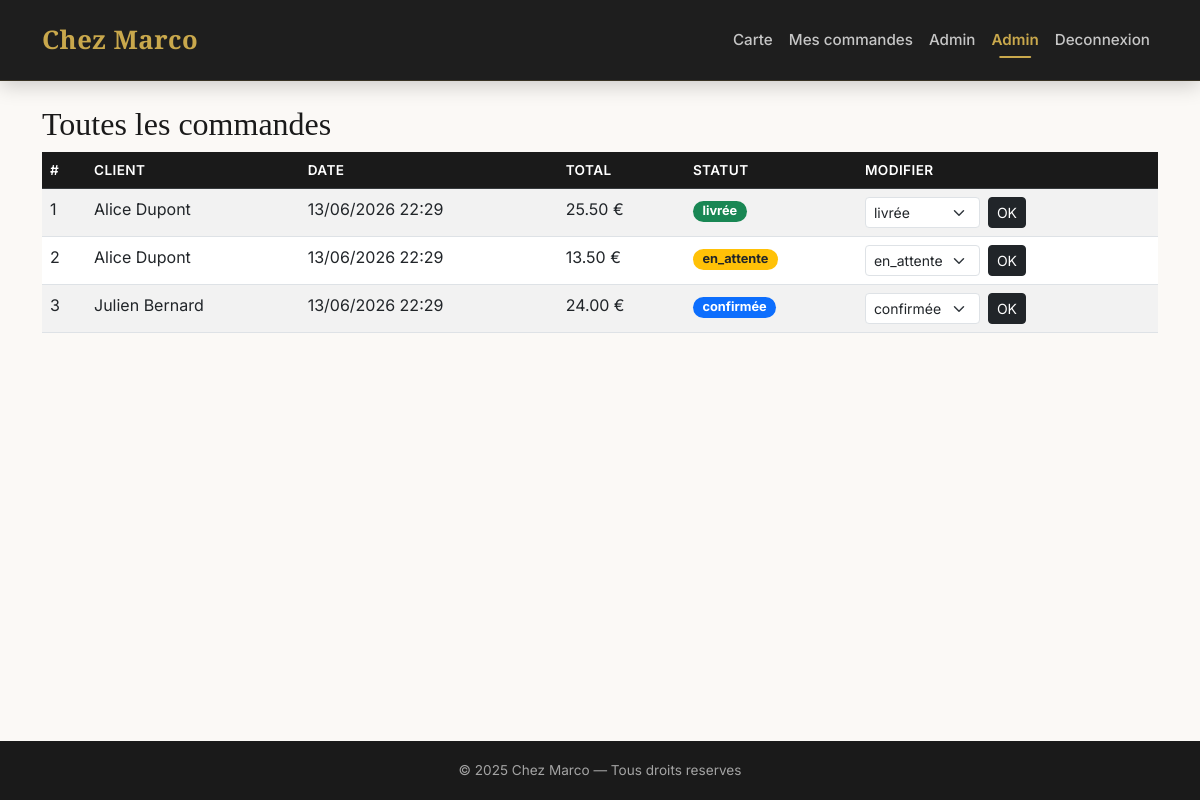
The app's page /?action=admin_commandes (signed in) with its own data.
### tables this page shows
CREATE TABLE commandes (
    id         INT AUTO_INCREMENT PRIMARY KEY,
    user_id    INT                                               NOT NULL,
    statut     ENUM('en_attente','confirmée','livrée','annulée') NOT NULL DEFAULT 'en_attente',
    total      DECIMAL(8,2)                                      NOT NULL DEFAULT 0.00,
    created_at DATETIME                                          NOT NULL DEFAULT CURRENT_TIMESTAMP,
    FOREIGN KEY (user_id) REFERENCES users(id) ON DELETE CASCADE,
    INDEX idx_commandes_user (user_id)
);

CREATE TABLE users (
    id         INT AUTO_INCREMENT PRIMARY KEY,
    nom        VARCHAR(100)              NOT NULL,
    prenom     VARCHAR(100)              NOT NULL,
    email      VARCHAR(150)              NOT NULL UNIQUE,
    password   VARCHAR(255)              NOT NULL,
    role       ENUM('admin', 'user')     NOT NULL DEFAULT 'user',
    created_at DATETIME                  NOT NULL DEFAULT CURRENT_TIMESTAMP
);

### controllers/CommandeController.php (called while the page is built, shortened)
<?php
require_once 'models/Commande.php';
class CommandeController {
    private Commande $commandeModel;
    public function __construct(PDO $pdo) {
        $this->commandeModel = new Commande($pdo);
    }
    public function adminIndex(): void {
        $commandes = $this->commandeModel->getAll();
        require 'views/commandes/admin_index.php';
    }
}

### models/Commande.php (called while the page is built, shortened)
<?php
class Commande {
    private PDO $pdo;
    public function __construct(PDO $pdo) { $this->pdo = $pdo; }
    public function getAll(): array {
        return $this->pdo->query(
            'SELECT c.*, u.nom AS user_nom, u.prenom AS user_prenom
             FROM commandes c
             JOIN users u ON c.user_id = u.id
             ORDER BY c.created_at DESC'
        )->fetchAll();
    }
}

### views/commandes/admin_index.php (the view, shortened to what this page needs)
<?php require 'views/layout/header.php'; ?>
<h2>Toutes les commandes</h2>
<table class="table table-hover table-striped">
    <thead class="table-dark">
        <tr><th>#</th><th>Client</th><th>Date</th><th>Total</th><th>Statut</th><th>Modifier</th></tr>
    </thead>
    <tbody>
    <?php foreach ($commandes as $cmd): ?>
        <tr>
            <td><?= $cmd['id'] ?></td>
            <td><?= htmlspecialchars($cmd['user_prenom'] . ' ' . $cmd['user_nom']) ?></td>
            <td><?= date('d/m/Y H:i', strtotime($cmd['created_at'])) ?></td>
            <td><?= number_format($cmd['total'], 2) ?> €</td>
            <td>
                <?php
                $badges = ['en_attente' => 'bg-warning text-dark', 'confirmée' => 'bg-primary',
                           'livrée' => 'bg-success', 'annulée' => 'bg-danger'];
                ?>
                <span class="badge <?= $badges[$cmd['statut']] ?? 'bg-secondary' ?>">
                    <?= htmlspecialchars($cmd['statut']) ?>
                </span>
            </td>
            <td>
                <form method="POST" action="<?= BASE_URL ?>?action=commande_statut" class="d-flex gap-2">
                    <select name="statut" class="form-select form-select-sm" style="width:auto">
                        <?php foreach (['en_attente', 'confirmée', 'livrée', 'annulée'] as $s): ?>
                            <option value="<?= $s ?>" <?= $cmd['statut'] === $s ? 'selected' : '' ?>>
                                <?= $s ?>
                            </option>
                        <?php endforeach; ?>
                    </select>
                    <button type="submit" class="btn btn-sm btn-dark">OK</button>
                </form>
            </td>
        </tr>
    <?php endforeach; ?>
    </tbody>
</table>
<?php require 'views/layout/footer.php'; ?>

### public/css/style.css (style rules this page uses)
:root { --color-noir: #1A1A1A; --color-blanc: #FBF9F6; --color-blanc-pur: #FFFFFF; --color-dore: #C9A84C; --color-rouge: #D6303A; --color-gris: #6c757d; --color-gris-clair: #e9e5df; --font-titre: 'Playfair Display', Georgia, serif; --font-corps: 'Inter', system-ui, sans-serif; --radius: 12px; --shadow-card: 0 4px 15px rgba(0, 0, 0, 0.04); --transition: 0.2s ease; }
body { background-color: var(--color-blanc); font-family: var(--font-corps); color: var(--color-noir); min-height: 100vh; display: flex; flex-direction: column; }
h1, h2, h3, h4 { font-family: var(--font-titre); color: var(--color-noir); }
.badge { font-size: 0.8rem; border-radius: 20px; padding: 0.35em 0.75em; }
.table th { background-color: var(--color-noir); color: #fff; font-weight: 600; font-size: 0.85rem; text-transform: uppercase; letter-spacing: 0.03em; }

### records on screen
commandes: id "1", user.nom "Alice Dupont", created_at "13/06/2026 22:29", total "25.50", statut "livrée"
commandes: id "2", user.nom "Alice Dupont", created_at "13/06/2026 22:29", total "13.50", statut "en_attente"
commandes: id "3", user.nom "Julien Bernard", created_at "13/06/2026 22:29", total "24.00", statut "confirmée"

### other values on screen
$_SESSION['nom'] "Admin"
